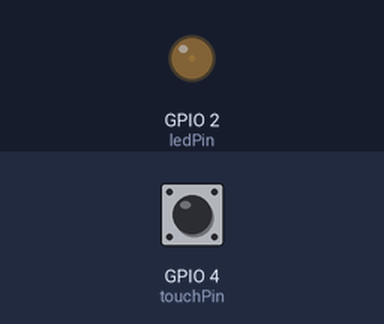
Simulated run of this sketch. Board: ESP32. On the bench: output pins drawn as LEDs (lit = HIGH). Inputs (shaded band) come from the test bench; at power-on: GPIO 4 (touchPin) HIGH.

Above: at 0.05 s.
At 2.15 s:
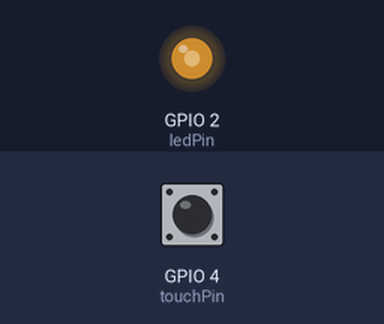
At 3.45 s:
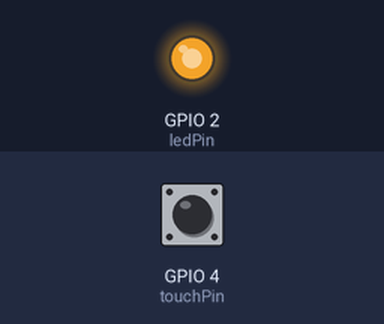
At 6.9 s:
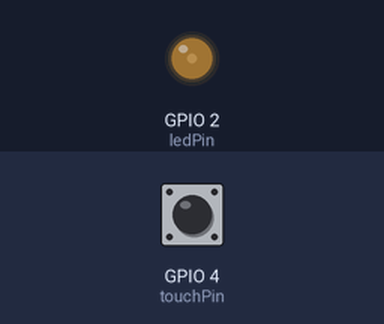
Timing chart, 0 to 10.0 s (numbered marks = the images above):
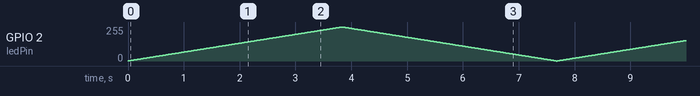

The sketch:

ex05.ino
```cpp
const int ledPin = 2;
const int touchPin = T0;

bool lastTouch = false;
unsigned long debounceTime = 0;
const unsigned long debounceDelay = 50;

int speedLevel = 1;
int brightness = 0;
int fadeDir = 1;

void setup() {
  pinMode(ledPin, OUTPUT);
  Serial.begin(115200);
}

void loop() {
  unsigned long now = millis();
  int touchValue = touchRead(touchPin);
  bool currTouch = (touchValue < 40);

  if (currTouch != lastTouch) {
    debounceTime = now;
  }

  if (now - debounceTime > debounceDelay) {
    if (currTouch && !lastTouch) {
      speedLevel++;
      if (speedLevel > 3) {
        speedLevel = 1;
      }
    }
  }
  lastTouch = currTouch;

  int step;
  switch(speedLevel){
    case 1: step = 1; break;
    case 2: step = 3; break;
    case 3: step = 6; break;
    default: step = 1;
  }

  brightness += fadeDir * step;
  if(brightness <= 0 || brightness >= 255){
    fadeDir = -fadeDir;
  }

  analogWrite(ledPin, brightness);
  delay(15);
}
```
